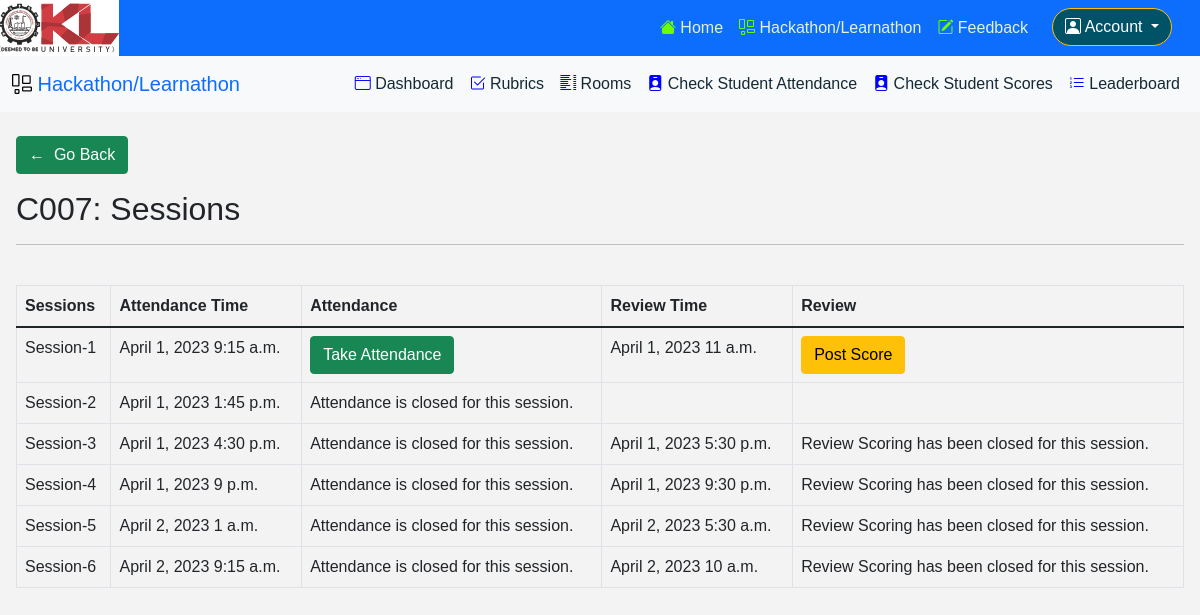
Page /hackathon/rooms/C007 (signed in) on the committed database.
### pages/models.py (models this page shows, shortened)
class Room(models.Model):
    choices = (
        ('Ground Floor', 'Ground Floor'),
        ('First Floor', 'First Floor'),
        ('Second Floor', 'Second Floor'),
        ('Third Floor', 'Third Floor'),
        ('Fourth Floor', 'Fourth Floor'),
        ('Fifth Floor', 'Fifth Floor'),
        ('Sixth Floor', 'Sixth Floor'),
        ('NIL', 'NIL'),
    )
    number = models.CharField(max_length=10, unique=True)
    floor = models.CharField(choices=choices, max_length=255)

class Review(models.Model):
    number = models.IntegerField()
    instructions = models.TextField()
    questions = models.TextField()
    score_required = models.BooleanField(default=True)
    time_of_attendance = models.TimeField(null=True)
    time_of_review = models.TimeField()
    date_of_review = models.DateField()
    attendance_open = models.BooleanField(default=True)
    scoring_open = models.BooleanField(default=True)
    team_progress_open = models.BooleanField(default=True)

### learnathon/views.py (the view)
# urls.py: path('rooms/<str:room_no>', review_page, name='learnathon_review_page'),
def review_page(request, room_no):
    if not request.user.is_authenticated:
        return redirect('login')
    user_groups = request.user.groups.all()
    faculty_group = Group.objects.filter(name='FACULTY').first()
    if faculty_group not in user_groups:
        return redirect('home')
    reviews = Review.objects.all()
    room = Room.objects.get(number=room_no)
    context = {'room': room, 'reviews': reviews}
    return render(request, 'learnathon/review_page.html', context=context)

### learnathon/templatetags/has_group.py (called while the page is built)
@register.filter(name='has_group')
def has_group(user, group_name):
    return user.groups.filter(name=group_name).exists()

### learnathon/templates/learnathon/review_page.html (shortened to what this page needs)
{% extends 'learnathon/base.html' %}
{% block content %}
<br />
<div class="mx-3">
<a class="btn btn-success" href="{% url 'learnathon_rooms' %}">&larr;&nbsp;&nbsp;Go Back</a>
<h2 class="my-3"> {{room.number}}: Sessions </h2>
<hr /><br />
<table class="table table-bordered table-hover">
    <thead>
      <tr>
        <th scope="col">Sessions</th>
        <th scope="col">Attendance Time</th>
        <th scope="col">Attendance</th>
        <th scope="col">Review Time</th>
        <th scope="col">Review</th>
      </tr>
    </thead>
    <tbody>
      {% for review in reviews %}
      <tr>
        <td>Session-{{review.number}}</td>
        <td>{{review.date_of_review}} {{review.time_of_attendance}}</td>
        <td>
        {% if review.attendance_open %}
        <a class="btn btn-success" href="{% url 'learnathon_review_room_attendance' number=review.number room_no=room.number %}">Take Attendance</a>
        {% else %}
        Attendance is closed for this session.
        {% endif %}
        </td>
        <td>{% if review.score_required %}{{review.date_of_review}} {{review.time_of_review}}{% endif %}</td>
        <td>
        {% if review.score_required and review.scoring_open %}
        <a class="btn btn-warning" href="{% url 'learnathon_review_score_post' review_no=review.number room_no=room.number %}">Post Score</a>
        {% else %}
        {% if review.score_required and not review.scoring_open %}
        Review Scoring has been closed for this session.
        {% endif %}
        {% endif %}
        </td>
      </tr>
      {% endfor %}
    </tbody>
  </table>
</div>
{% endblock content %}

### static/css/main.css (style rules this page uses)
* { margin: 0; padding: 0; box-sizing: border-box; font-family: 'Montserrat', sans-serif; }
body { background: #f3f3f3; }

### rows in the picture
Room: number "C007"
Review: number "1", date_of_review "April 1, 2023", time_of_attendance "9:15 a.m.", attendance_open "Take Attendance", time_of_review "11 a.m.", score_required "Post Score"
Review: number "2", date_of_review "April 1, 2023", time_of_attendance "1:45 p.m.", attendance_open "Attendance is closed for this session."
Review: number "3", date_of_review "April 1, 2023", time_of_attendance "4:30 p.m.", attendance_open "Attendance is closed for this session.", time_of_review "5:30 p.m.", shows "Review Scoring has been closed for this session."
Review: number "4", date_of_review "April 1, 2023", time_of_attendance "9 p.m.", attendance_open "Attendance is closed for this session.", time_of_review "9:30 p.m.", shows "Review Scoring has been closed for this session."
Review: number "5", date_of_review "April 2, 2023", time_of_attendance "1 a.m.", attendance_open "Attendance is closed for this session.", time_of_review "5:30 a.m.", shows "Review Scoring has been closed for this session."
Review: number "6", date_of_review "April 2, 2023", time_of_attendance "9:15 a.m.", attendance_open "Attendance is closed for this session.", time_of_review "10 a.m.", shows "Review Scoring has been closed for this session."
